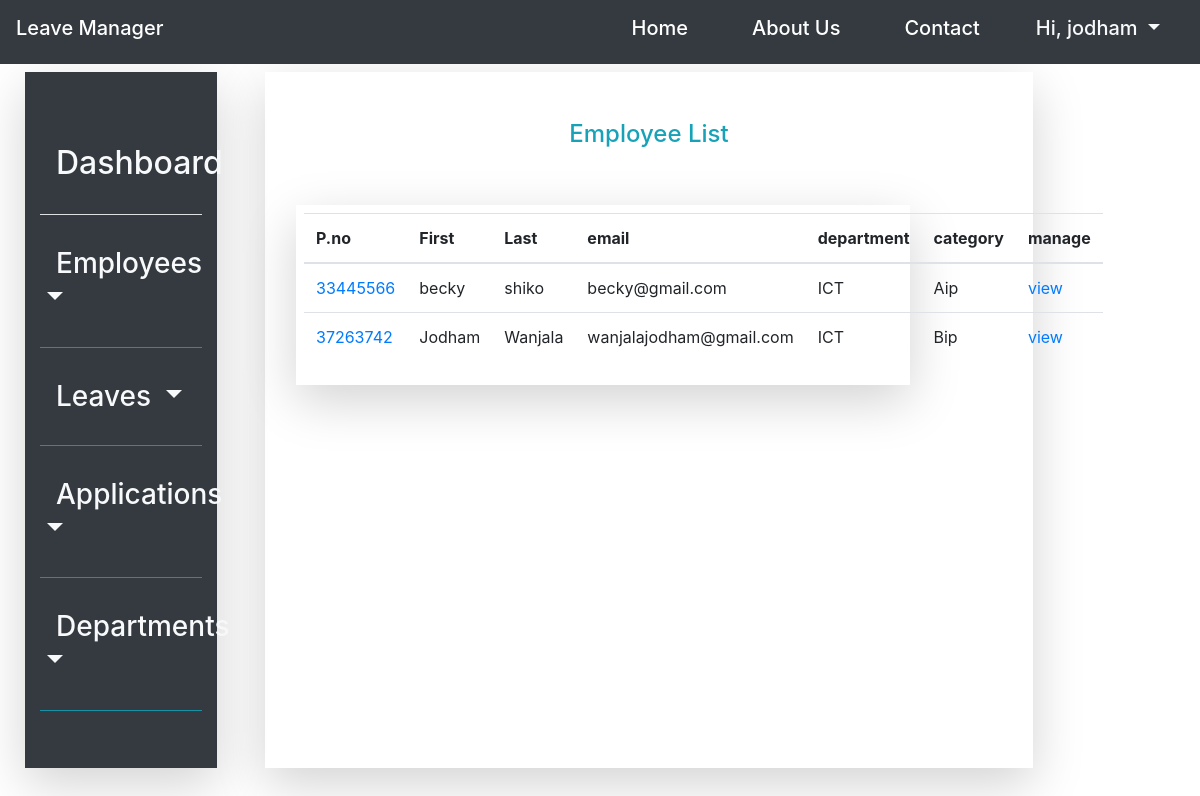
Screenshot of /employee/list (signed in) with the database file from the repository.
### leave_management_app/models.py (models this page shows, shortened)
class Employee(models.Model):
    user = models.ForeignKey(User, null=True, on_delete=models.SET_NULL)
    emp_personal_no = models.CharField(max_length=20, primary_key=True)
    employee_firstname = models.CharField(max_length=20)
    employee_lastname = models.CharField(max_length=20)
    employee_email = models.EmailField()
    employee_department_id = models.ForeignKey(Department, on_delete=models.CASCADE, null=True)
    employee_designation = models.CharField(max_length=6)
    employee_gender = models.CharField(choices=gender, max_length=6)
    employee_category = models.CharField(choices=employee_category_list, max_length=10)
    date_created = models.DateTimeField(default=timezone.now)
    date_employed = models.DateField(default=timezone.now)
    is_active = models.BooleanField(default=True)

class Department(models.Model):
    department_name = models.CharField(max_length=100)
    branch_id = models.ForeignKey(Organisation_branch, on_delete=models.CASCADE)
    def __str__(self):
        return self.department_name

### leave_management_app/views.py (the view)
# urls.py: path('employee/list', EmployeeListView.as_view(), name='employee_list'),
class EmployeeListView(ListView):
    model = Employee
    context_object_name = 'employees'
    ordering = '-date_created'
    template_name = 'employee_list.html'
    paginate_by = 10

### leave_management_app/templates/leave_management_app/employee_list.html (shortened to what this page needs)
{%extends 'leave_management_app/base.html'%}
    {%block content%}
<div class="row p-4" style="height: 95vh; width: 100%; background-color: white; background-attachment: fixed;">
        {%block navbar%}
            {%include 'navigation/sidenav.html'%}
        {%endblock navbar%}
    <div class="col-lg-8 mt-3 ml-5 shadow-lg">
        <div class="py-5 text-center"><label class="text-info h4">Employee List</label></div>
            <div class="row ml-3">
        <div class="col-md-10 p-2 shadow-lg">
            <table class="table">
              <thead>
                <tr>
                  <th scope="col">P.no</th>
                  <th scope="col">First</th>
                  <th scope="col">Last</th>
                  <th scope="col">email</th>
                  <th scope="col">department</th>
                   <th scope="col">category</th>
                    <th scope="col">manage</th>
                </tr>
              </thead>
              <tbody>
              {%for employee in employees %}
                <tr>
                  <td><a href="#">{{employee.emp_personal_no}}</a></td>
                  <td>{{employee.employee_firstname}}</td>
                  <td>{{employee.employee_lastname}}</td>
                  <td>{{employee.employee_email}}</td>
                  <td>{{employee.employee_department_id}}</td>
                  <td>{{employee.employee_category }}</td>
                  <td><a class="" href="{%url 'employee_detail' employee.emp_personal_no%}">view</a></td>
                </tr>
                {% endfor %}
              </tbody>
            </table>
        </div>
    </div>
    </div>
</div>
    {%endblock content%}

### leave_management_app/templates/navigation/horizontal_navbar.html (shortened to what this page needs)
<nav class="navbar navbar-expand-lg navbar-light bg-dark fixed-top">
  <a class="navbar-brand h2 text-white" href="{%url 'home'%}">Leave Manager</a>
  <div class="collapse navbar-collapse" id="navbarNavAltMarkup">
    <div class="navbar-nav ml-auto">
      <a class="nav-item nav-link h5 text-white mx-4" href="{%url 'home'%}">Home <span class="sr-only">(current)</span></a>
      <a class="nav-item nav-link h5 text-white mx-4" href="#">About Us</a>
      <a class="nav-item nav-link h5 text-white mx-4" href="#">Contact</a>
      {%if user.is_authenticated%}
      <div class="dropdown show mx-4 my-2">
          <a class="text-light h5 dropdown-toggle" href="#" role="button" id="dropdownLink" data-toggle="dropdown" aria-haspopup="true" aria-expanded="false">
            Hi, {{user.username}}
          </a>
      </div>
      {%else%}
        <a class="nav-item nav-link h5 text-white mx-4" href="{%url 'login'%}">Login</a>
      {%endif%}
    </div>
  </div>
</nav>

### rows the page displays
Employee: emp_personal_no "33445566", employee_firstname "becky", employee_lastname "shiko", employee_email "becky@gmail.com", employee_department_id "ICT", employee_category "Aip"
Employee: emp_personal_no "37263742", employee_firstname "Jodham", employee_lastname "Wanjala", employee_email "wanjalajodham@gmail.com", employee_department_id "ICT", employee_category "Bip"

### other values shown
{{ user.username }} "jodham"
